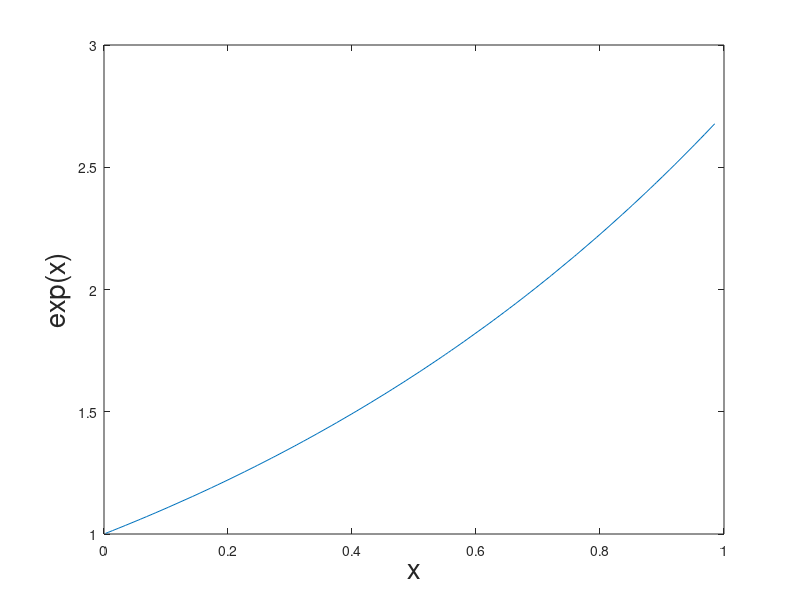
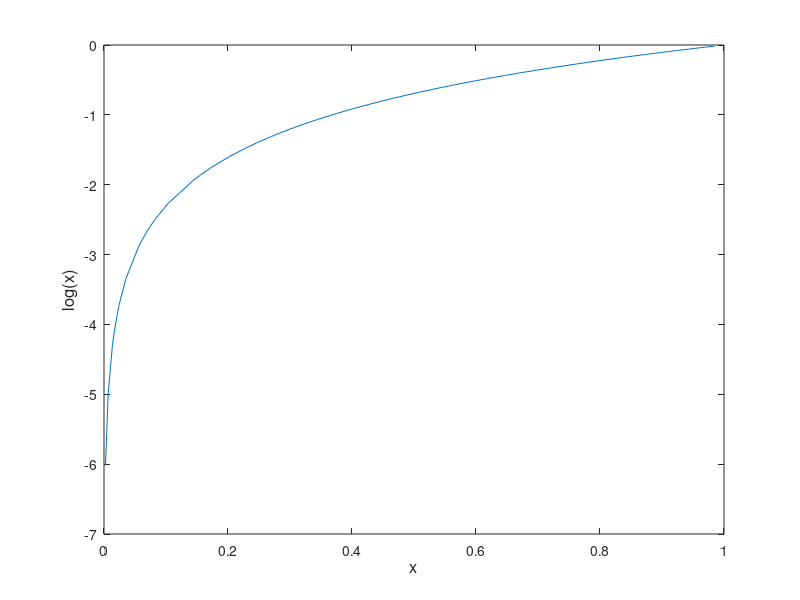
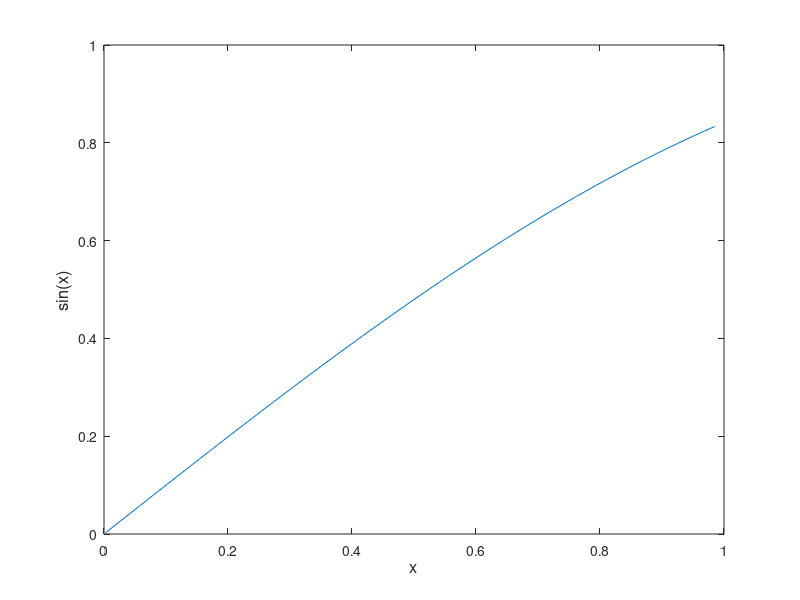
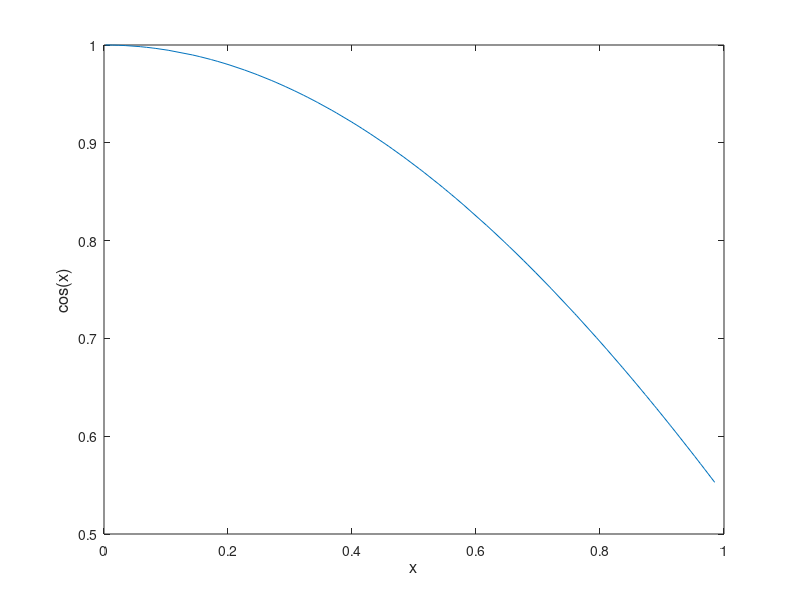

Here is the MATLAB script that generated these plots, in order:
clear,clc;

% Dataset of randomly selected numbers
x = rand(1,100);
x = sort(x);

% Exponential Function
y= exp(x);
plot(x,y);
xlabel('x', 'FontSize', 20);
ylabel('exp(x)', 'FontSize', 20);
print -depsc exp

% Logarithmic Function
y= log(x);
plot(x,y);
xlabel('x', 'FontSize', 12);
ylabel('log(x)', 'FontSize', 12);
print -depsc log

% Sine Function
y= sin(x);
plot(x,y);
xlabel('x', 'FontSize', 12);
ylabel('sin(x)', 'FontSize', 12);
print -depsc sin

% Logarithmic Function  
y= cos(x);
plot(x,y);
xlabel('x', 'FontSize', 12);
ylabel('cos(x)', 'FontSize', 12);
print -depsc cos


